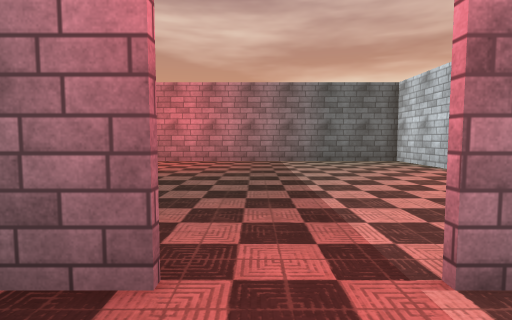
[1] (above)

21 first-person views from a walk through a Unity game level. The camera is 1.4 m above the floor, tilts 4° down and sees 80° across. The floor is counted in squares, 2 m on a side. Each view is taken from the middle of a square. On the plan, view 1 faces up. The plan holds only what a view shows up to about 10 squares ahead; the rest is blank. The player character is not drawn. Some surface patterns are stand-ins.

[2]
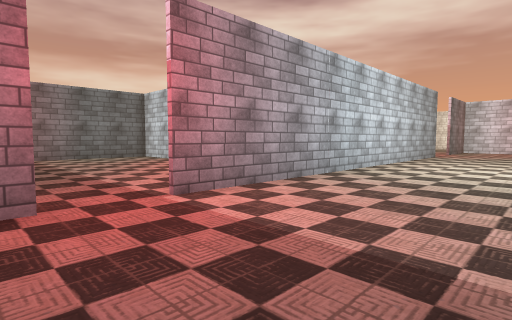

[3]
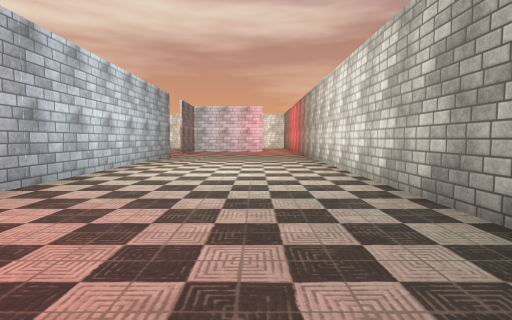

[4]
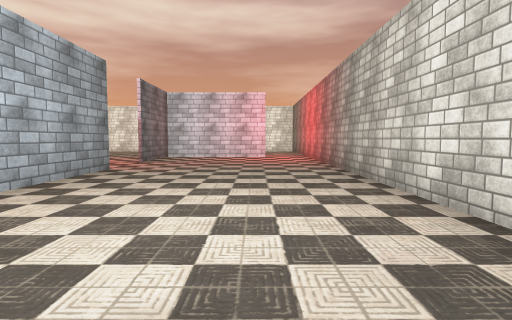

[5]
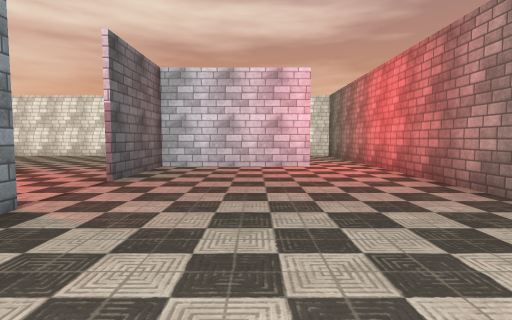

[6]
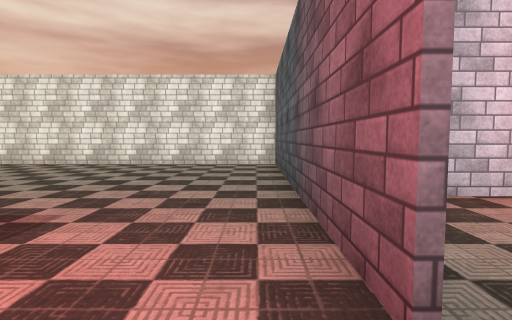

[7]
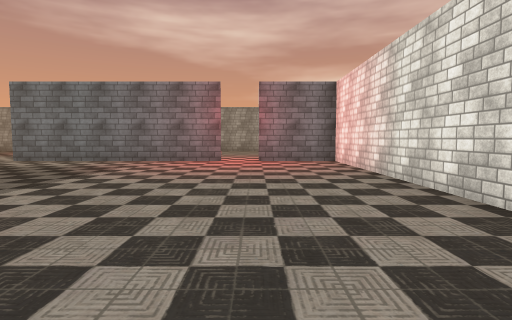

[8]
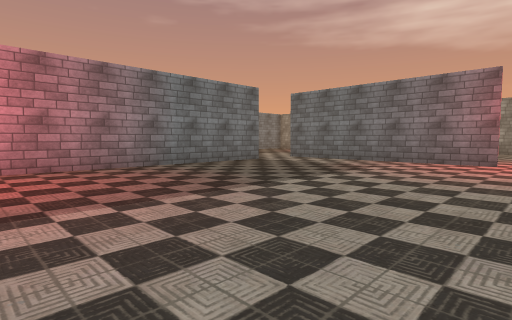

[9]
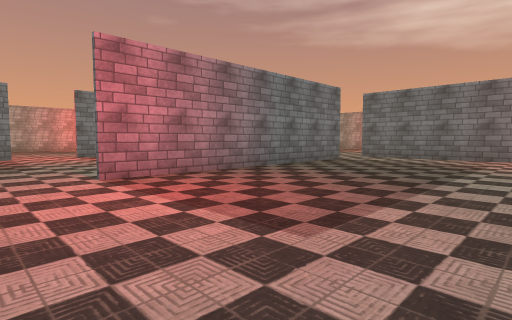

[10]
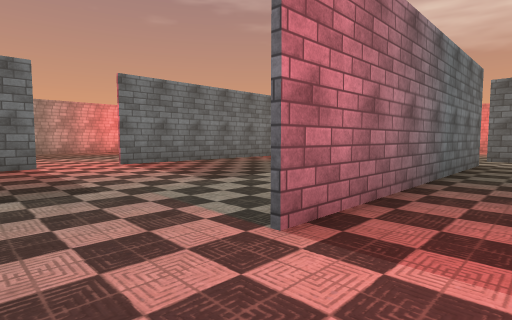

[11]
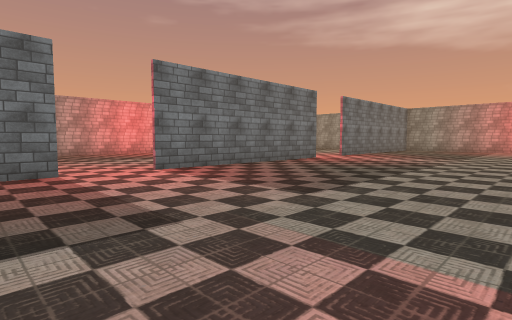

[12]
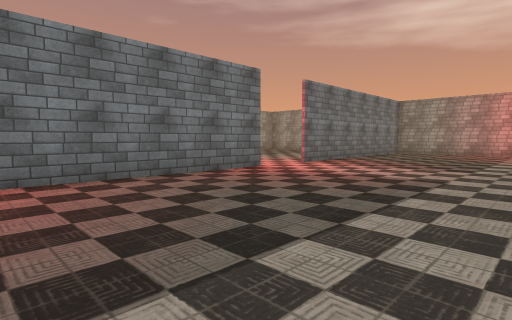

[13]
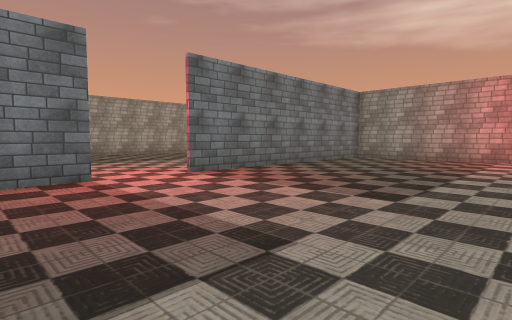

[14]
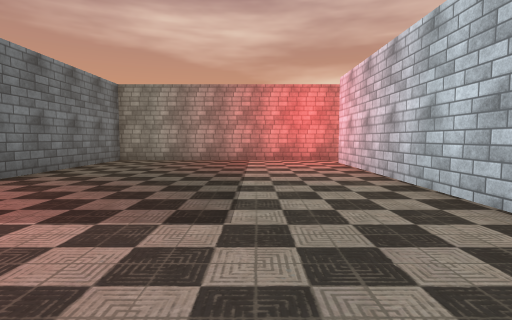

[15]
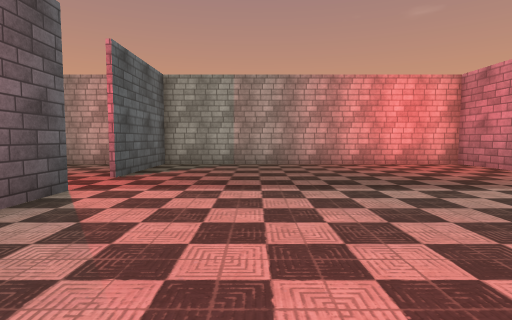

[16]
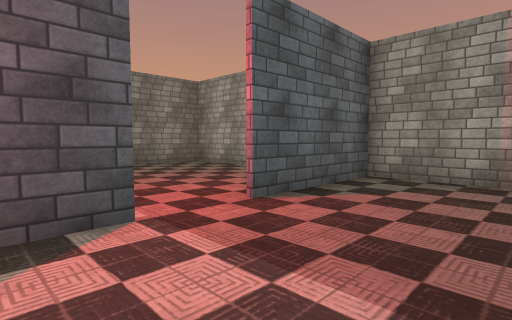

[17]
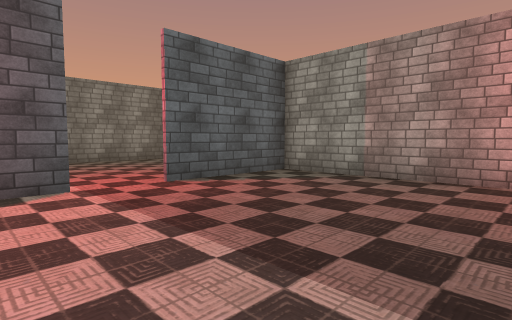

[18]
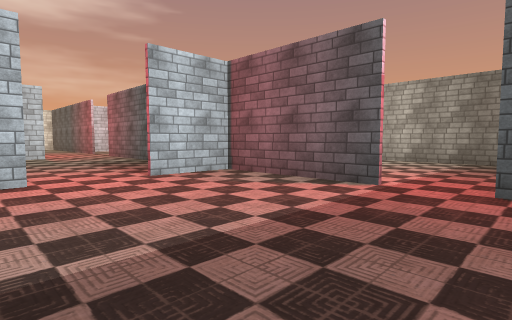

[19]
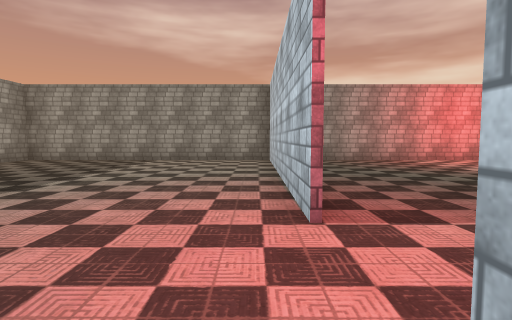

[20]
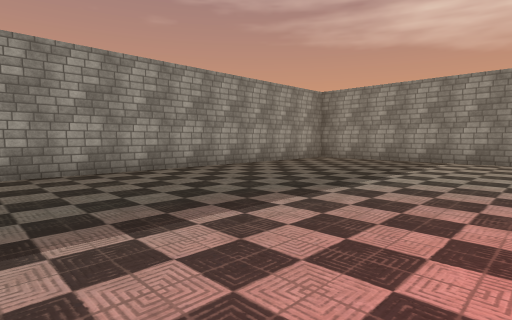

[21]
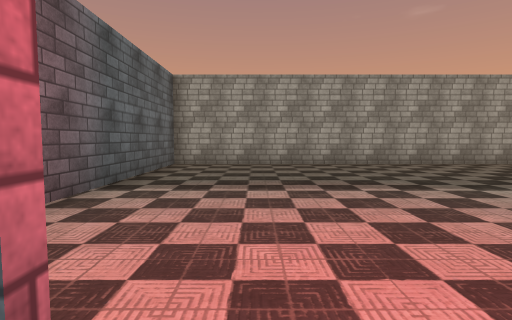

### Floor plan
Points are (right, up) in squares from view 1. A wall is a line through its corners. A room is listed if a view was taken in it or the views show most of it. See-through windows are left out.
Room 1 (views 1, 2, 3, 4, 5, 6, 7, 8, 9, 10, 11)
walls: (14, 1.5) (21.1, 1.5); (12, 1.4) (0.9, 1.4); (16.7, -2.4) (16.7, 1.4) (14, 1.4); (11.5, 11.6) (11.5, 3.6); (21.5, 1.4) (21.5, 13.5) (19, 13.5); (18, 13.5) (11.4, 13.5); (-0.4, 1.4) (-1.2, 1.4); (-3.5, 1) (-3.5, -4) (16.5, -4)
ways out: opening at (11, 2.5) to room 2; opening at (12, 12.5) to room 2; opening at (0, 1) to room 3; opening at (17, -3); gap at (18.5, 14)
Room 2 (views 12, 13, 14, 15, 21)
walls: (4.6, 11.6) (4.6, 5.2); (11.4, 13.5) (11.4, 20); (4.6, 3.4) (4.6, 2.5); (4.6, 21) (4.6, 13.5); (11.8, 21) (4.9, 21)
ways out: opening at (11, 2.5) to room 1; opening at (12, 12.5) to room 1; opening at (5, 4.5) to room 3; opening at (5, 12.5) to room 4
Room 3 (views 16, 17, 18)
walls: (0.9, 1.5) (4.5, 1.5) (4.5, 3.4); (4.5, 5.1) (4.5, 9.6) (-3.5, 9.6); (-3.5, 10) (-3.5, 1); (-3.5, 1.5) (-0.4, 1.5)
ways out: opening at (0, 1) to room 1; opening at (5, 4.5) to room 2
Room 4 (views 19, 20)
walls: (4.5, 13.5) (4.5, 20.8); (4.9, 21) (-3.5, 21) (-3.5, 10); (-3.5, 9.7) (1.8, 9.7)
ways out: opening at (5, 12.5) to room 2

Positions as (right, up) in squares from view 1, and headings:
1: (0, 0), facing up
2: (-1, -2), facing up-right
3: (0, -2), facing right
4: (5, -2), facing right
5: (9, -1), facing right
6: (13, 2), facing right
7: (19, 4), facing up
8: (19, 4), facing up-left
9: (17, 2), facing up-left
10: (13, 2), facing up-left
11: (11, 2), facing up-left
12: (10, 6), facing up-left
13: (10, 10), facing up-left
14: (9, 11), facing up
15: (5, 4), facing left
16: (2, 4), facing down-left
17: (2, 6), facing down-left
18: (-1, 6), facing down-right
19: (4, 11), facing up
20: (3, 11), facing up-left
21: (5, 12), facing left
